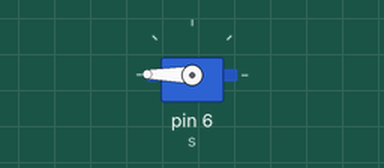
A sketch run on a simulated Arduino Uno, built with avr-gcc and run on an emulated ATmega328P. Parts: servo.

Above: at 1.85 s.
At 3.55 s:
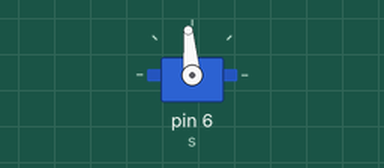
At 5.3 s:
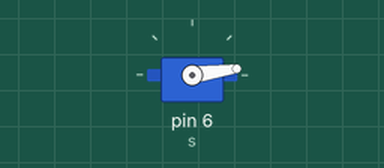
At 8.8 s:
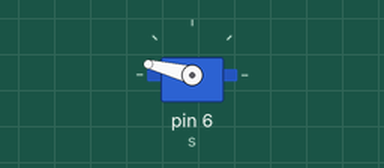
Timing chart, 0 to 11.3 s (numbered marks = the images above):
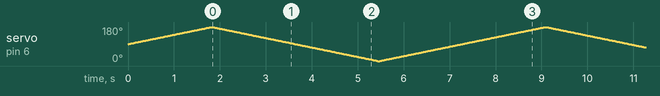

The sketch:

main_structure.ino
```cpp
#include<Servo.h>
Servo s;
void setup()
{
  s.attach(6);
  Serial.begin(57600);
  for(int i=90;i<=180;i+=1)
    {
      s.write(i);
      delay(20);
    }
}

void loop()
{
    for(int i=180;i>=0;i-=1)
    {
      s.write(i);
      delay(20);
    }
    for(int i=0;i<=180;i+=1)
    {
      s.write(i);
      delay(20);
    }
}
```
